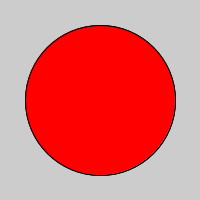
Frame 1 (no input)
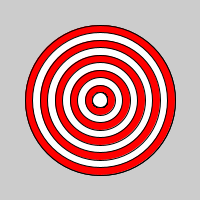
Frame 60 (the mouse pressed at the canvas centre just before this capture)
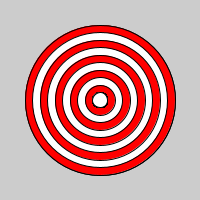
Frame 120 (the mouse held since frame 60 and released just before this capture)

The Processing sketch that drew these frames (run headless with seeded random() and noise(); from frame 60 on, the mouse is pressed at the canvas centre):

// Processing sketch: Bullseye
// ── Bullseye.pde
int x = 150;
int y = 150;
void setup(){
  size(200,200);
  ellipse(100,100,x,y);
}
void draw(){
  if(x%2==0){
    fill(255,0,0);
  }
  else{
  fill(255,255,255);
  }
  ellipse(100, 100, x, y);
  x=x-15;
  y=y-15;
  if(y==0){
    x=15;
    y=15;
  }
}
